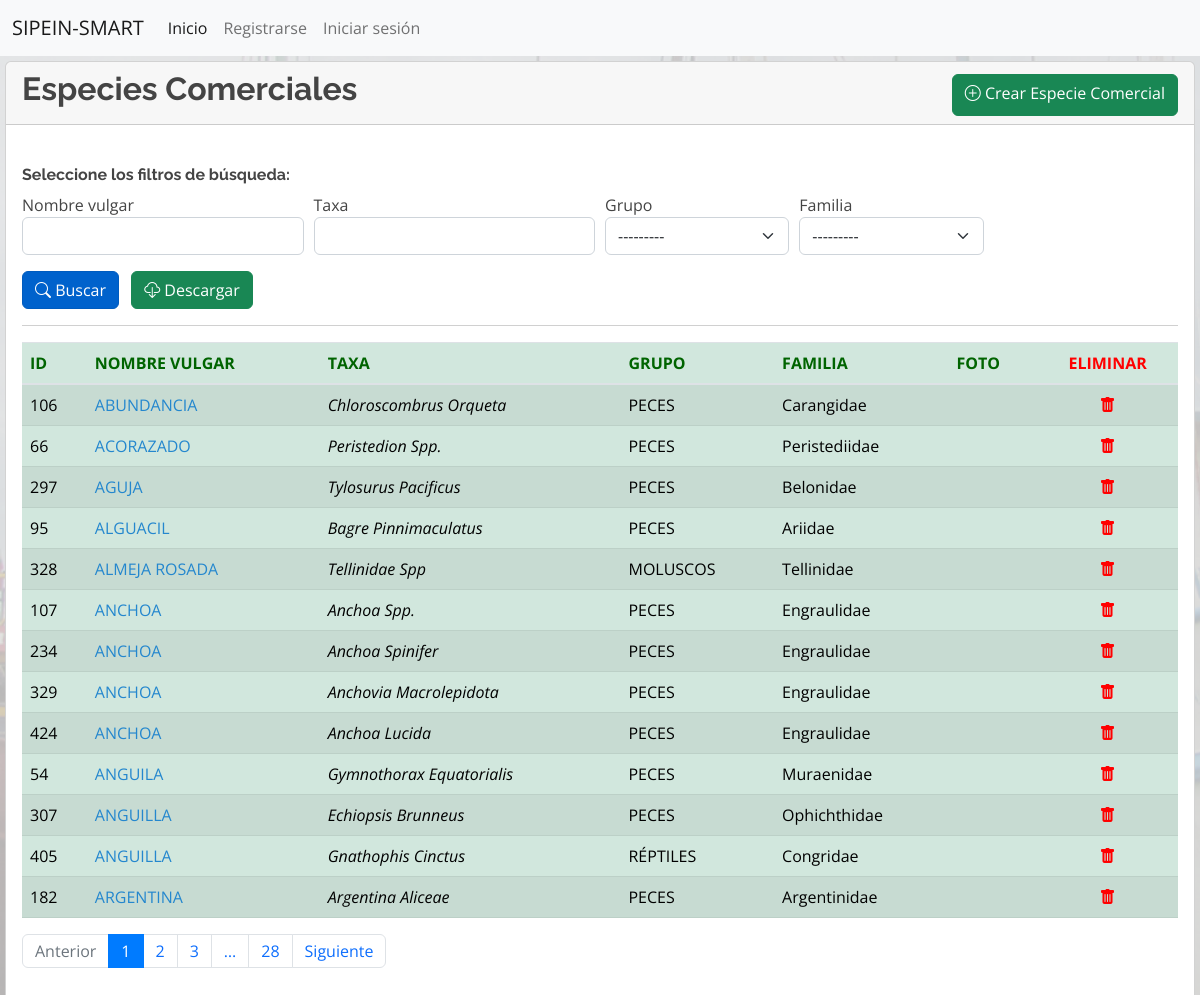
Page /especies/ on the committed database.
### industrial/models.py (models this page shows, shortened)
class Especie(models.Model):
    nombre_vulgar = models.CharField(max_length=100, verbose_name='Nombre vulgar')
    nombre_taxa = models.CharField(max_length=100, unique=True, verbose_name='Taxa')
    grupo_id = models.PositiveSmallIntegerField(choices=GRUPO_ESPECIE, verbose_name='Grupo de Especie')
    familia = models.ForeignKey(Familia, on_delete=models.CASCADE, verbose_name='Familia')
    imagen = models.ImageField(upload_to='imagenes/', verbose_name='Imagen', null=True, blank=True)
    class Meta:
        ordering = ['nombre_vulgar']

class Familia(models.Model):
    nombre = models.CharField(max_length=100, unique=True, verbose_name='Nombre')
    def __str__(self):
        return self.nombre
    class Meta:
        ordering = ['nombre']

### industrial/views.py (the view)
# urls.py: path('especies/', views.listar_especie, name='listar_especies'),
def listar_especie(request):
    context = {}
    filtered_especies = EspecieFiltro(request.GET, queryset=Especie.objects.all())
    context['filtered_especies'] = filtered_especies
    paginated_filtered_especies = Paginator(filtered_especies.qs,13)
    page_number = request.GET.get('page')
    especie_page_obj = paginated_filtered_especies.get_page(page_number)
    context['especie_page_obj'] = especie_page_obj
    return render(request, 'especies_lista.html', context=context)

### industrial/templates/especies_lista.html (shortened to what this page needs)
{% extends 'base.html' %}
{% load widget_tweaks %}
{% block contenido %}
{% load static %}
<main style="margin-left: 5px; margin-right: 5px; margin-top: 5px;">
	<div class="card">
		<div class="card-header">
			<div class="row">
				<div class="col-md-6 col-lg-8">
					<h2 class="card-title"><strong>Especies Comerciales</strong></h2>
				</div>
				<div class="col-md-6 col-lg-4 mt-1 d-md-flex justify-content-md-end">
					<a class="btn btn-success align-middle" href="{% url 'crear_especies' %}" role="button"><i
							class="bi bi-plus-circle"></i>&nbsp;Crear Especie Comercial</a>
				</div>
			</div>
		</div>
		<div class="card-body">
			<form method="get">
				<br>
				<h6><strong>Seleccione los filtros de búsqueda:</strong></h6>
				<div class="form-row" style="display: flex;">
					<div class="form-group col-sm-4 col-md-3">
						<h7>Nombre vulgar</h7>
						{% render_field filtered_especies.form.nombre_vulgar__icontains class="form-control" %}
					</div>
					<div class="form-group col-sm-4 col-md-3">
						<h7>Taxa</h7>
						{% render_field filtered_especies.form.nombre_taxa__icontains class="form-control" %}
					</div>
					<div class="form-group col-sm-4 col-md-2">
						<h7>Grupo</h7>
						{% render_field filtered_especies.form.grupo_id class="form-select" %}
					</div>
					<div class="form-group col-sm-4 col-md-2">
						<h7>Familia</h7>
						{% render_field filtered_especies.form.familia class="form-select" %}
					</div>
				</div>
				<ul class="list-inline">
					<li class="list-inline-item">
						<button class="btn btn-primary active align-middle" type="submit">
							<i class="bi bi-search"></i>&nbsp;Buscar
						</button>
					</li>
					<li class="list-inline-item">
						<button class="btn btn-success align-middle" >
							<i class="bi bi-cloud-download"></i>&nbsp;Descargar
						</button>
					</li>
				</ul>
				<hr>
			</form>
			<div class="table-responsive">
				<table class="table table-success table-striped">
					<thead style="color:darkgreen;">
						<tr>
							<th>ID</th>
							<th>NOMBRE VULGAR</th>
							<th>TAXA</th>
							<th>GRUPO</th>
							<th>FAMILIA</th>
							<th>FOTO</th>
							<th style="text-align: center; color:red">ELIMINAR</th>
						</tr>
					</thead>
					<tbody>
						{% for especie in especie_page_obj %}
						<tr>
							<td>{{ especie.id }}</td>
							<td>
								<a href="{% url 'editar_especies' especie.id %}">
									{{ especie.nombre_vulgar|upper }}
								</a>
							</td>
							<td style="font-style: italic;">{{ especie.nombre_taxa }}</td>
							<td>{{ especie.get_grupo_id_display }}</td>
							<td>{{ especie.familia.nombre }}</td>
							<td>
							</td>
							<td style="text-align: center" ;>
								<a href="{% url 'eliminar_especies' especie.id %}">
									<i style="color: red" class="bi bi-trash-fill"></i>
								</a>
							</td>
						</tr>
						{% endfor %}
					</tbody>
				</table>
				<nav aria-label="...">
					{% if especie_page_obj.has_other_pages %}
					<ul class="pagination">
						{% if especie_page_obj.has_previous %}
						<li class="page-item"><a class="page-link"
								href="?page={{ especie_page_obj.previous_page_number }}">Anterior</a></li>
						{% else %}
						<li class="page-item disabled"><span class="page-link">Anterior</span></li>
						{% endif %}
						{% for i in especie_page_obj.paginator.page_range %}
						{% if especie_page_obj.number == i %}
						<li class="page-item active" aria-current="page"><a class="page-link" href="#">{{ i }}</a></li>
						{% elif i > especie_page_obj.number|add:'-3' and i < especie_page_obj.number|add:'3' %}
						<li class="page-item"><a class="page-link" href="?page={{ i }}">{{ i }}</a></li>
						{% endif %}
						{% endfor %}
						{% if especie_page_obj.paginator.num_pages > especie_page_obj.number|add:'3' %}
						<li><a class="page-link" href="?page={{ especie_page_obj.number|add:'-3' }}">&hellip;</a></li>
						<li><a class="page-link" href="?page={{ especie_page_obj.paginator.num_pages }}">{{ especie_page_obj.paginator.num_pages }}</a></li>
						{% endif %}
						{% if especie_page_obj.has_next %}
						<li class="page-item"><a class="page-link"
								href="?page={{ especie_page_obj.next_page_number }}">Siguiente</a></li>
						{% else %}
						<li class="page-item disabled"><span class="page-link">Siguiente</span></li>
						{% endif %}
					</ul>
					{% endif %}
				</nav>
			</div>
		</div>
	</div>
</main>
{% endblock %}

### industrial/static/css/custom.css (style rules this page uses)
body { background-image: url(../img/fondo.png); background-repeat: no-repeat; background-size: cover; }

### industrial/static/css/style.css (style rules this page uses)
body { font-family: "Open Sans", sans-serif; color: #444444; }
a { color: #2487ce; text-decoration: none; }
h1, h2, h3, h4, h5, h6 { font-family: "Raleway", sans-serif; }

### rows in the picture
Especie: id "106", nombre_vulgar "ABUNDANCIA", nombre_taxa "Chloroscombrus Orqueta", grupo_id "PECES", familia.nombre "Carangidae"
Especie: id "66", nombre_vulgar "ACORAZADO", nombre_taxa "Peristedion Spp.", grupo_id "PECES", familia.nombre "Peristediidae"
Especie: id "297", nombre_vulgar "AGUJA", nombre_taxa "Tylosurus Pacificus", grupo_id "PECES", familia.nombre "Belonidae"
Especie: id "95", nombre_vulgar "ALGUACIL", nombre_taxa "Bagre Pinnimaculatus", grupo_id "PECES", familia.nombre "Ariidae"
Especie: id "328", nombre_vulgar "ALMEJA ROSADA", nombre_taxa "Tellinidae Spp", grupo_id "MOLUSCOS", familia.nombre "Tellinidae"
Especie: id "107", nombre_vulgar "ANCHOA", nombre_taxa "Anchoa Spp.", grupo_id "PECES", familia.nombre "Engraulidae"
Especie: id "234", nombre_vulgar "ANCHOA", nombre_taxa "Anchoa Spinifer", grupo_id "PECES", familia.nombre "Engraulidae"
Especie: id "329", nombre_vulgar "ANCHOA", nombre_taxa "Anchovia Macrolepidota", grupo_id "PECES", familia.nombre "Engraulidae"
Especie: id "424", nombre_vulgar "ANCHOA", nombre_taxa "Anchoa Lucida", grupo_id "PECES", familia.nombre "Engraulidae"
Especie: id "54", nombre_vulgar "ANGUILA", nombre_taxa "Gymnothorax Equatorialis", grupo_id "PECES", familia.nombre "Muraenidae"
Especie: id "307", nombre_vulgar "ANGUILLA", nombre_taxa "Echiopsis Brunneus", grupo_id "PECES", familia.nombre "Ophichthidae"
Especie: id "405", nombre_vulgar "ANGUILLA", nombre_taxa "Gnathophis Cinctus", grupo_id "RÉPTILES", familia.nombre "Congridae"
Especie: id "182", nombre_vulgar "ARGENTINA", nombre_taxa "Argentina Aliceae", grupo_id "PECES", familia.nombre "Argentinidae"

### other values in the picture
{{ i }} "1"
{{ i }} "2" "3"
{{ especie_page_obj.paginator.num_pages }} "28"
